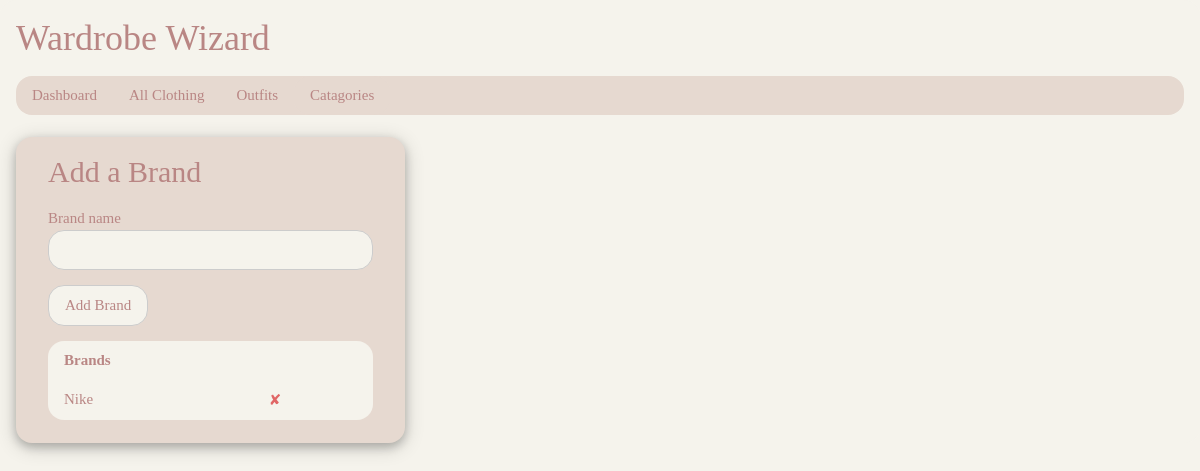
Before: /brands (signed in) with the older database file.
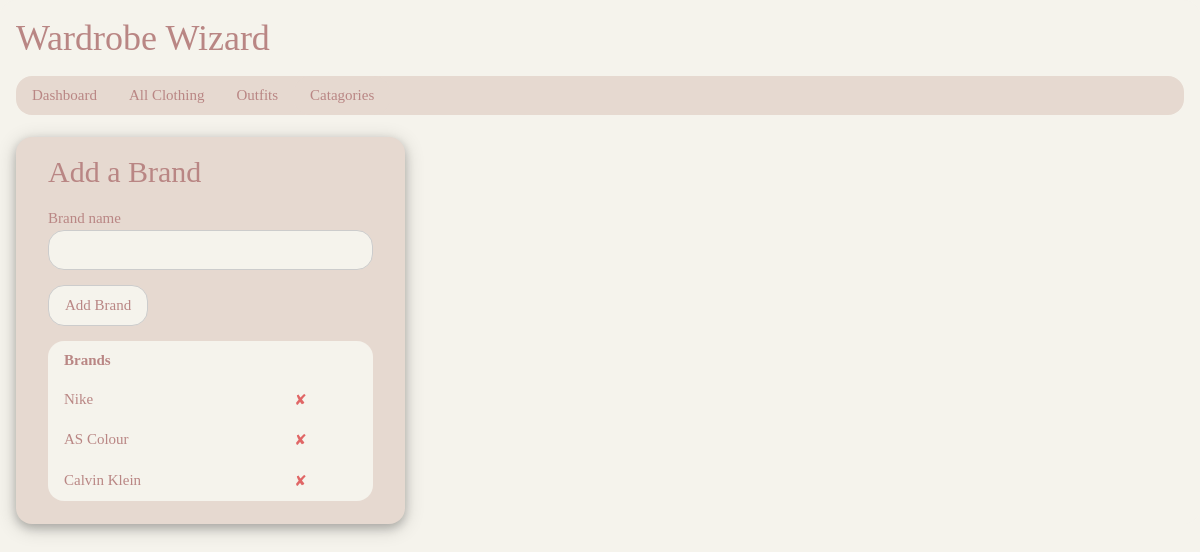
After: the same page with the newer database file.
### tables this page shows
CREATE TABLE brand (brand_id INTEGER PRIMARY KEY, brand_name TEXT, user_id INTEGER REFERENCES user (user_id));

### app.py (the view, shortened to what this page needs)
@app.route('/brands', methods=['GET', 'POST'])
def add_brand():
    if 'user_id' in session:
        user_id = session['user_id']
        return viewbrands(user_id)
    else:
        return redirect(url_for('login'))

### app.py (called while the page is built)
@app.route('/brands/<int:user_id>')
def viewbrands(user_id):
    if 'user_id' in session:
        user_id = session['user_id']
        db = sqlite3.connect(DB)
        cursor = db.cursor()
        cursor.execute("SELECT * FROM brand WHERE user_id =?",(user_id,))
        brands_results = cursor.fetchall()
        db.close()
        return render_template("brands.html", user_id=user_id, brands_results=brands_results)
    else:
        return redirect(url_for('login'))

### templates/brands.html
{% extends "base.html" %}
{% block body %}
<br>
    <div class="w3-col s4">
      <div class="w3-container colour5 w3-round-xlarge w3-card-4">
        <form class="w3-container" action="{{ url_for('add_brand') }}" method="POST">
          <h2 class="heading-padding">Add a Brand</h2>
          <label> Brand name</label>
          <input name="brand_name" type="text" maxlength="25" placeholder=" " class="w3-input w3-border" required>
          <p><input button type="submit" value="Add Brand" class="w3-ckp-button w3-round-xlarge colour4 w3-border"></p>
        </form>
        <div class="w3-container">
          <table class="w3-ckp-table colour4">
            <tr>
              <th>Brands</th>
            </tr>
            {% for item in brands_results %}
            <tr>
              <td>{{ item[1] }}</td>
              <td>
                <form method="POST" action="{{ url_for('delete_brand', ID=item[0]) }}">
                  <input type="submit" title="Delete" class="input delete-button" value="&#10008;" onclick="return confirm('Are you sure you want to delete this Brand?')">
                </form>
              </td>
            </tr>
            {% endfor %}
          </table>
          <br>
        </div>
      </div>
    </div>
{% endblock %}

Changed rows visible on the page:
added brand: brand_name "AS Colour"
added brand: brand_name "Calvin Klein"
